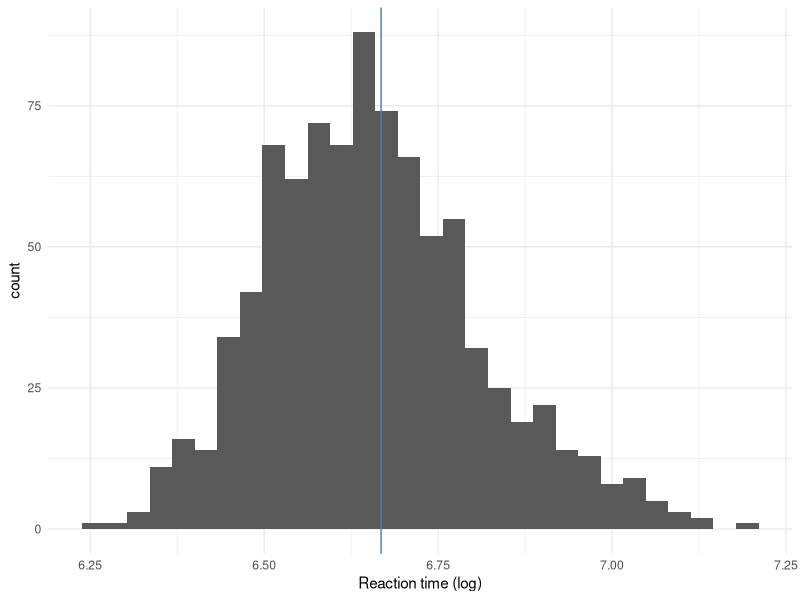
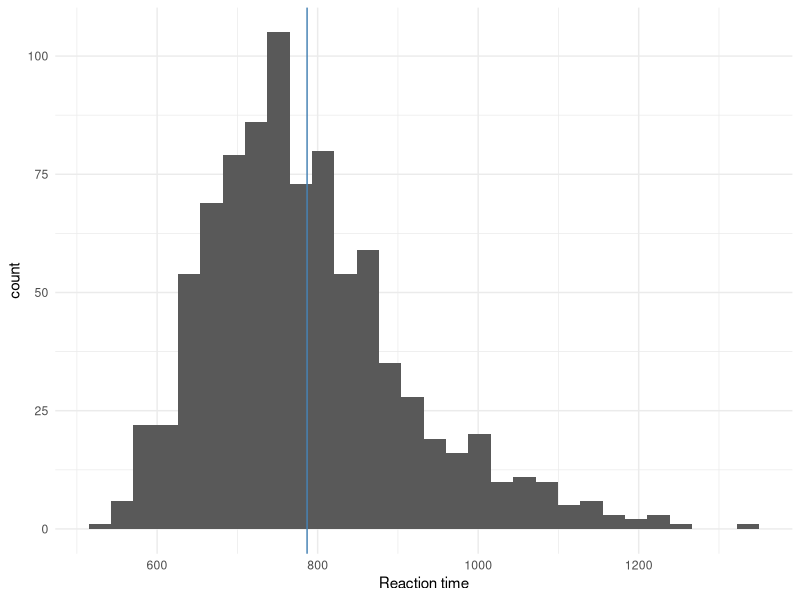
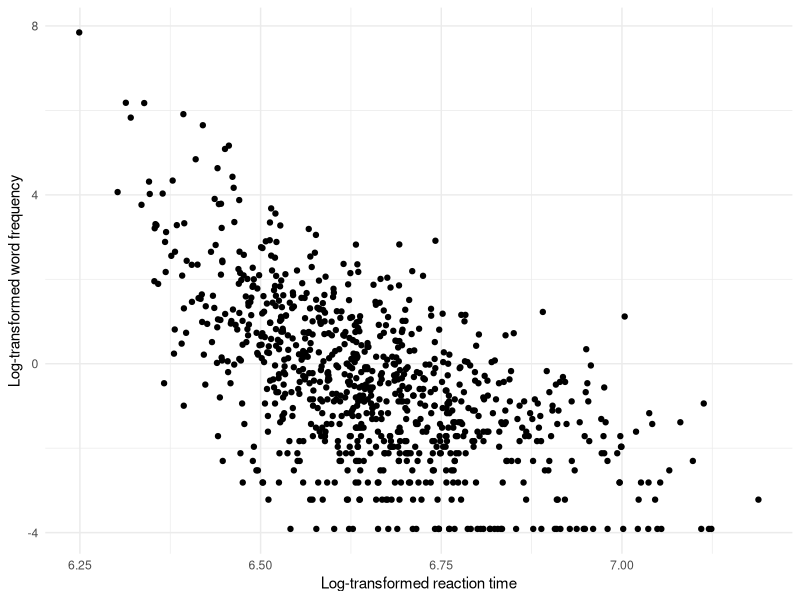
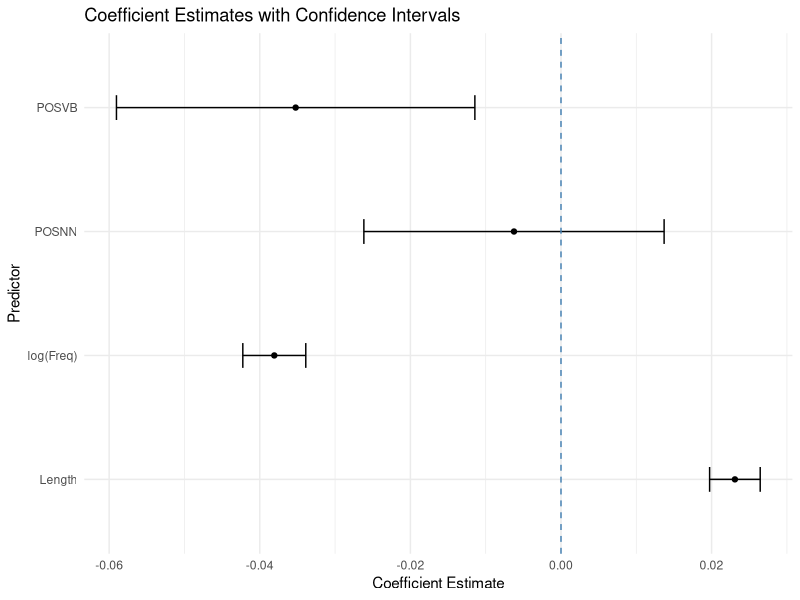
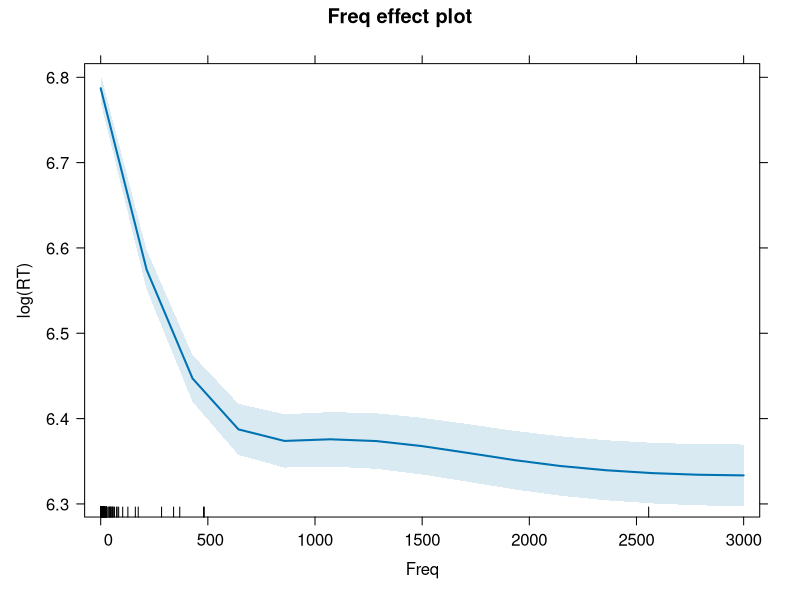
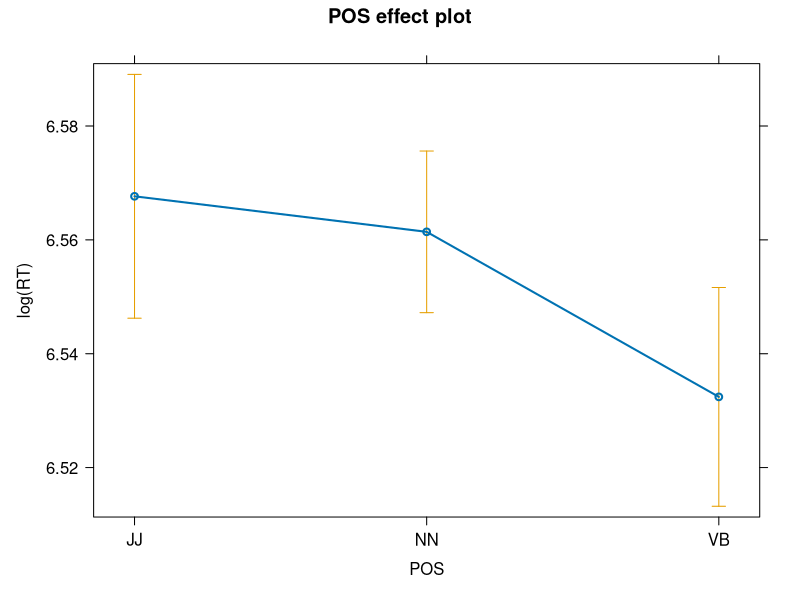
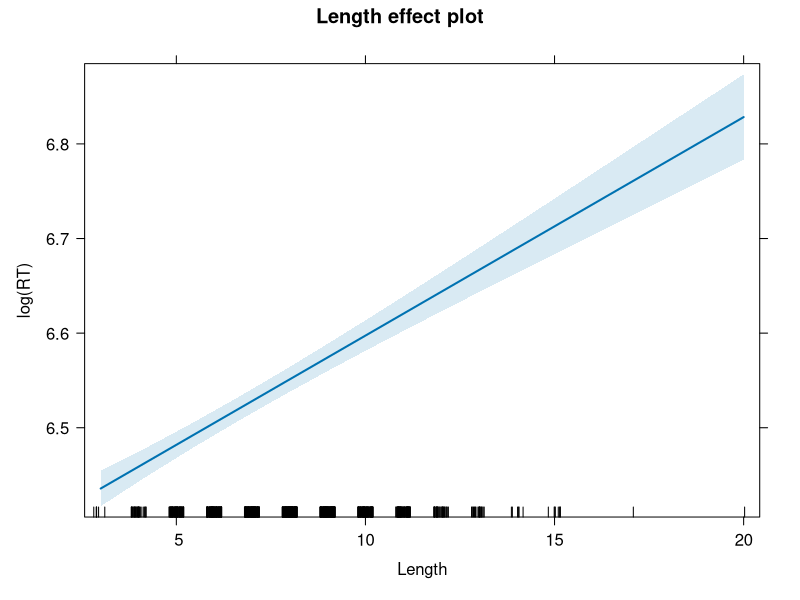

These charts were generated, in order, by the following R code:
## ---- chunk 1
library("readxl")
library("writexl")
library("tidyverse")
## ---- chunk 2

# Load libraries

library("readxl")
library("writexl")
library("tidyverse")

# Load file
ELP <- read_xlsx("ELP.xlsx")

# Inspect file structure
str(ELP)

## ---- chunk 3
# Log-transformed

ggplot(ELP, aes(x = log(RT))) +
  geom_histogram() +
  geom_vline(xintercept = log(mean(ELP$RT)), color = "steelblue") +
  theme_minimal() +
  labs(
    x = "Reaction time (log)"
  )


## ---- chunk 4
# Skewed

ggplot(ELP, aes(x = RT)) +
  geom_histogram() +
  geom_vline(xintercept = mean(ELP$RT), color = "steelblue") +
  theme_minimal() +
  labs(
    x = "Reaction time"
  )
## ---- chunk 5
ggplot(ELP, aes(x = log(RT), y = log(Freq))) +
  geom_point() +
  theme_minimal() +
  labs(
    x = "Log-transformed reaction time",
    y = "Log-transformed word frequency"
  )



## ---- chunk 6

# Fit linear model

rt.lm1 = lm(log(RT) ~ log(Freq), data = ELP)

# View model data

summary(rt.lm1)

## ---- chunk 7

# Show fitted values (= predictions) for the first six observations

head(rt.lm1$fitted.values)

# Show deviation of the fitted values from the observed values

head(rt.lm1$residuals)

## ---- chunk 8

# Convert coefficients to a tibble 

library("broom")

tidy_model <- tidy(rt.lm1)

tidy_model

## ---- chunk 9

# Compute confidence intervals for intercept and log(Freq)

tidy_model_ci <- tidy(rt.lm1, conf.int = TRUE)

tidy_model_ci

## ---- chunk 10
# Fit multiple regression model

rt.lm2 <- lm(log(RT) ~ log(Freq) + POS + Length, data = ELP)

# View model statistics

summary(rt.lm2)

## ---- chunk 11

# Tidy the model output
tidy_model <- tidy(rt.lm2, conf.int = TRUE)

# Remove intercept
tidy_model <- tidy_model %>% filter(term != "(Intercept)")

# Create the coefficient plot
ggplot(tidy_model, aes(x = estimate, y = term)) +
  geom_point() +
  geom_errorbarh(aes(xmin = conf.low, xmax = conf.high), height = 0.2) +
  geom_vline(xintercept = 0, linetype = "dashed", color = "steelblue") +
  theme_minimal() +
  labs(
    x = "Coefficient Estimate",
    y = "Predictor",
    title = "Coefficient Estimates with Confidence Intervals"
  )

## ---- chunk 12
# Plot marginal effects

library("effects")

plot(Effect("Freq", mod = rt.lm2))
plot(Effect("POS", mod = rt.lm2))
plot(Effect("Length", mod = rt.lm2))
